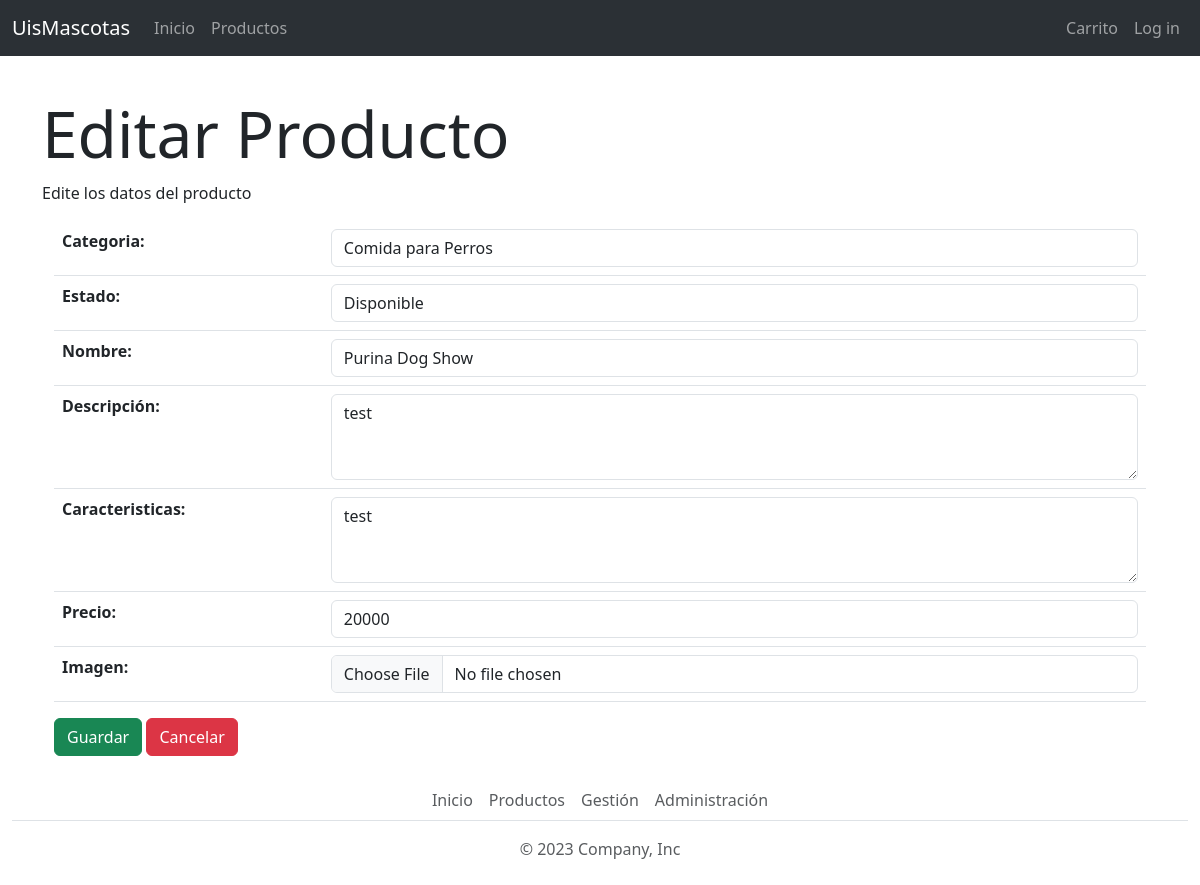
Screenshot of /productos/editar/4/ with the database file from the repository.
### productos/models.py (models this page shows)
class Producto(models.Model):
    ref_categoria = models.ForeignKey(Categoria,on_delete=models.CASCADE)
    ref_estado = models.ForeignKey(EstadoProducto, on_delete=models.CASCADE)
    nombre = models.CharField(max_length=100)
    descripcion = models.CharField(max_length=400)
    caracteristicas = models.CharField(max_length=400)
    precio = models.IntegerField()
    fecha_creacion = models.DateTimeField()
    imagen = models.FileField(upload_to="productos/")

class Categoria(models.Model):
    nombre = models.CharField(max_length=50)
    ref_animal = models.ForeignKey(Animal, on_delete=models.CASCADE)
    def __str__(self):
        return self.nombre

### productos/views.py (the view)
# urls.py: path('editar/<id>/',views.editarProducto, name='editarProductos'),
def editarProducto(request,id):
    template = loader.get_template("editarProducto.html")
    obj = get_object_or_404(Producto, id = id)
    form = ProductoForm(request.POST or None, instance = obj)
    if form.is_valid():
        form.save()
        return redirect('gestionProductos')
    context = {}
    context['form'] = form
    return HttpResponse(template.render(context,request))

### productos/models.py (called while the page is built)
    def __str__(self):
        return self.estado

### productos/templates/editarProducto.html (shortened to what this page needs)
{% extends 'base.html' %}
{% load static %}
{% block content %}
<h1 class="display-3" id="title">Editar Producto</h1>
<p>Edite los datos del producto</p>
<div class="container formulario">
    <form method="POST" enctype="multipart/form-data">
        <table class="table">
            {{ form.as_table }}
        </table>
        <input type="submit" value="Guardar" class="btn btn-success">
        <a type="button" class="btn btn-danger" href="{% url 'gestionProductos' %}">Cancelar</a>
    </form>
</div>
{% endblock content%}

### rows the page displays
Producto: ref_categoria "Comida para Perros", ref_estado "Disponible", descripcion "test", caracteristicas "test", precio "20000"
Categoria: nombre "Purina Dog Show"
